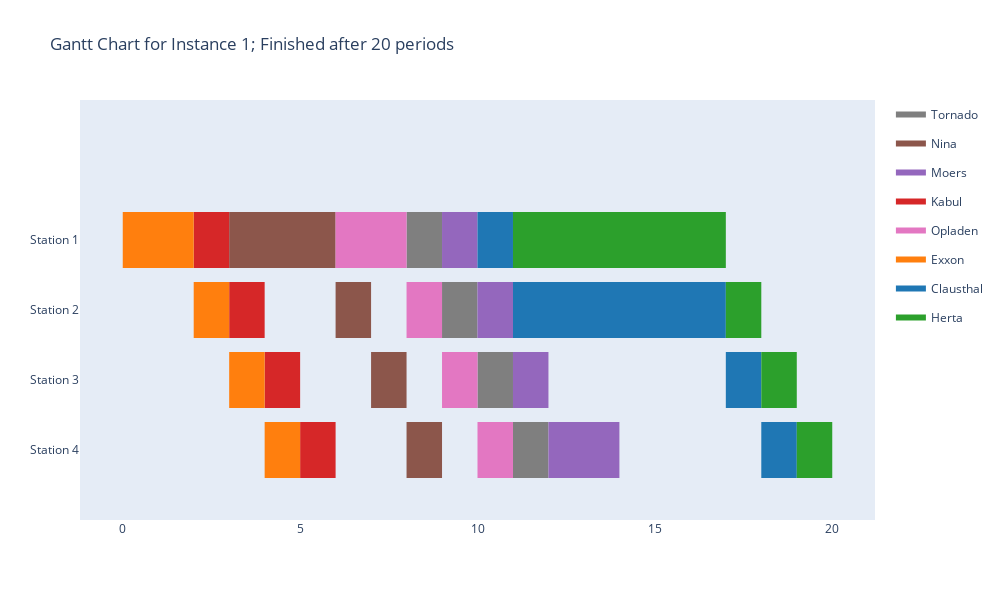
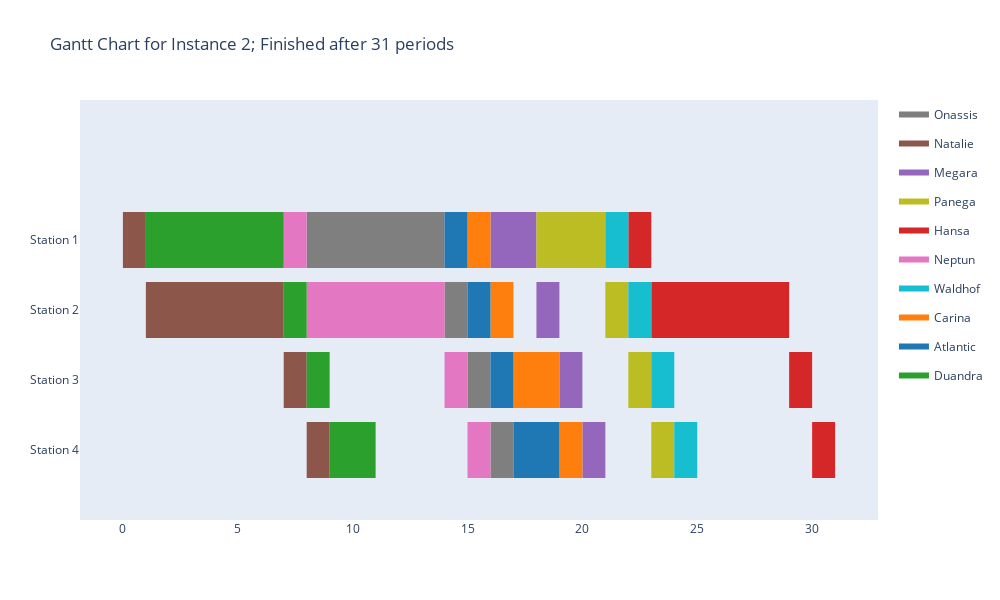
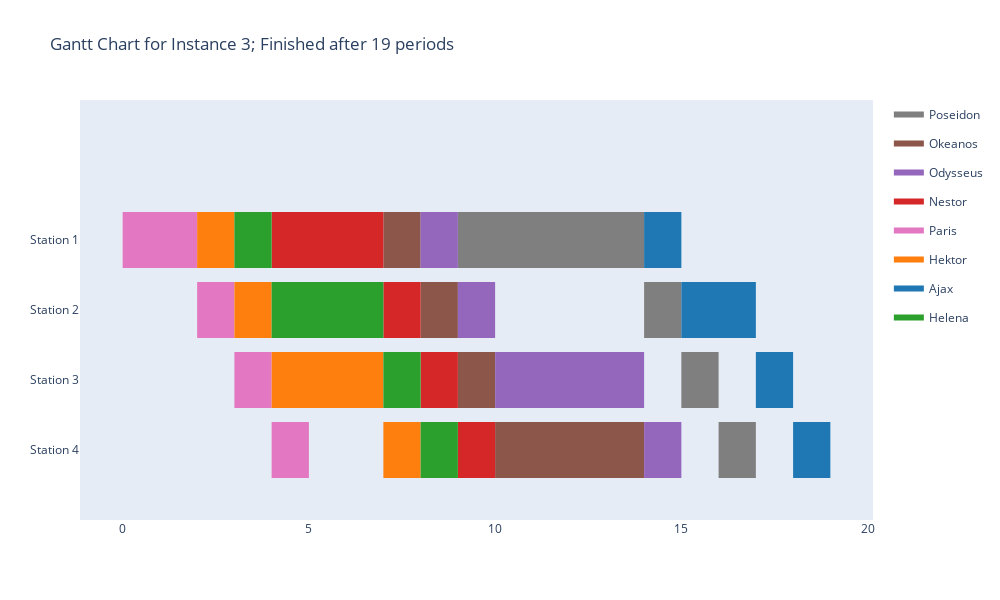
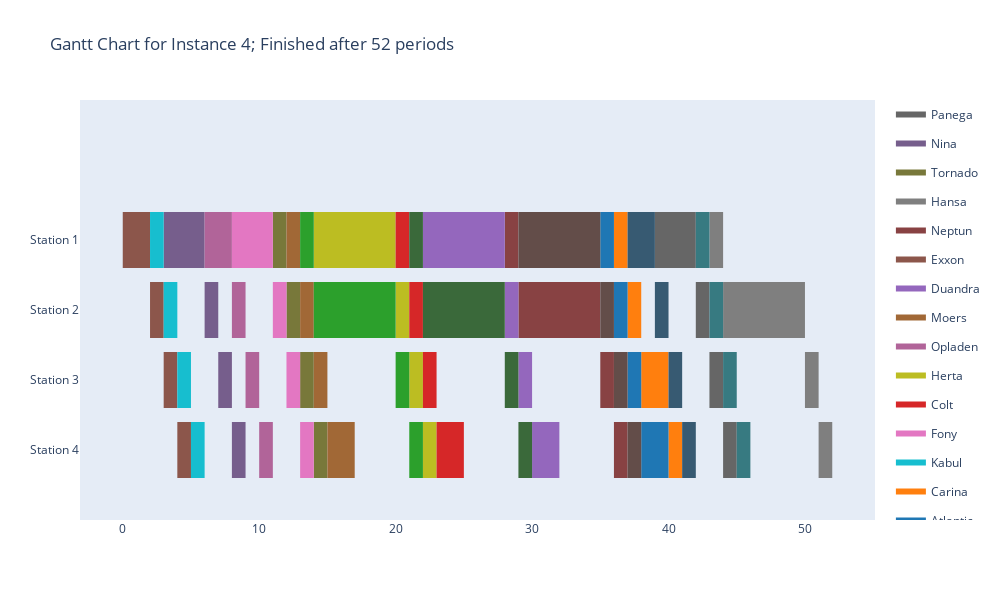

The notebook cell these images were saved under, in order:
### Markdown cell above
### 5. Show results

### Code cell
for problem_nr in range(1,5):

    # (1) load data
    df_ships, df_unloading_time = load_data(problem_nr)

    # (2) derive assigned jetty
    df_ships = derive_assigned_jetty(df_ships, df_unloading_time)

    # (3) schedule jetty
    schedule = schedule_jetty(df_ships.copy())

    # (4) create gantt chart
    gantt = create_gantt_chart(schedule, df_ships, problem_nr)

    display(gantt)

### Figure 1 — Plotly figure (JSON) as saved in the notebook; plotly's stock layout.template omitted (floating-point values rounded to 4 significant figures)
{"data": [{"fill": "toself", "fillcolor": "rgb(127, 127, 127)", "hoverinfo": "name", "legendgroup": "rgb(127, 127, 127)", "mode": "none", "name": "Tornado", "showlegend": true, "type": "scatter", "x": [8, 9, 9, 8, 8, 9, 10, 10, 9, 9, 10, 11, 11, 10, 10, 11, 12, 12, 11], "y": [2.6, 2.6, 3.4, 3.4, null, 1.6, 1.6, 2.4, 2.4, null, 0.6, 0.6, 1.4, 1.4, null, -0.4, -0.4, 0.4, 0.4]}, {"fill": "toself", "fillcolor": "rgb(140, 86, 75)", "hoverinfo": "name", "legendgroup": "rgb(140, 86, 75)", "mode": "none", "name": "Nina", "showlegend": true, "type": "scatter", "x": [3, 6, 6, 3, 3, 6, 7, 7, 6, 6, 7, 8, 8, 7, 7, 8, 9, 9, 8], "y": [2.6, 2.6, 3.4, 3.4, null, 1.6, 1.6, 2.4, 2.4, null, 0.6, 0.6, 1.4, 1.4, null, -0.4, -0.4, 0.4, 0.4]}, {"fill": "toself", "fillcolor": "rgb(148, 103, 189)", "hoverinfo": "name", "legendgroup": "rgb(148, 103, 189)", "mode": "none", "name": "Moers", "showlegend": true, "type": "scatter", "x": [9, 10, 10, 9, 9, 10, 11, 11, 10, 10, 11, 12, 12, 11, 11, 12, 14, 14, 12], "y": [2.6, 2.6, 3.4, 3.4, null, 1.6, 1.6, 2.4, 2.4, null, 0.6, 0.6, 1.4, 1.4, null, -0.4, -0.4, 0.4, 0.4]}, {"fill": "toself", "fillcolor": "rgb(214, 39, 40)", "hoverinfo": "name", "legendgroup": "rgb(214, 39, 40)", "mode": "none", "name": "Kabul", "showlegend": true, "type": "scatter", "x": [2, 3, 3, 2, 2, 3, 4, 4, 3, 3, 4, 5, 5, 4, 4, 5, 6, 6, 5], "y": [2.6, 2.6, 3.4, 3.4, null, 1.6, 1.6, 2.4, 2.4, null, 0.6, 0.6, 1.4, 1.4, null, -0.4, -0.4, 0.4, 0.4]}, {"fill": "toself", "fillcolor": "rgb(227, 119, 194)", "hoverinfo": "name", "legendgroup": "rgb(227, 119, 194)", "mode": "none", "name": "Opladen", "showlegend": true, "type": "scatter", "x": [6, 8, 8, 6, 6, 8, 9, 9, 8, 8, 9, 10, 10, 9, 9, 10, 11, 11, 10], "y": [2.6, 2.6, 3.4, 3.4, null, 1.6, 1.6, 2.4, 2.4, null, 0.6, 0.6, 1.4, 1.4, null, -0.4, -0.4, 0.4, 0.4]}, {"fill": "toself", "fillcolor": "rgb(255, 127, 14)", "hoverinfo": "name", "legendgroup": "rgb(255, 127, 14)", "mode": "none", "name": "Exxon", "showlegend": true, "type": "scatter", "x": [0, 2, 2, 0, 0, 2, 3, 3, 2, 2, 3, 4, 4, 3, 3, 4, 5, 5, 4], "y": [2.6, 2.6, 3.4, 3.4, null, 1.6, 1.6, 2.4, 2.4, null, 0.6, 0.6, 1.4, 1.4, null, -0.4, -0.4, 0.4, 0.4]}, {"fill": "toself", "fillcolor": "rgb(31, 119, 180)", "hoverinfo": "name", "legendgroup": "rgb(31, 119, 180)", "mode": "none", "name": "Clausthal", "showlegend": true, "type": "scatter", "x": [10, 11, 11, 10, 10, 11, 17, 17, 11, 11, 17, 18, 18, 17, 17, 18, 19, 19, 18], "y": [2.6, 2.6, 3.4, 3.4, null, 1.6, 1.6, 2.4, 2.4, null, 0.6, 0.6, 1.4, 1.4, null, -0.4, -0.4, 0.4, 0.4]}, {"fill": "toself", "fillcolor": "rgb(44, 160, 44)", "hoverinfo": "name", "legendgroup": "rgb(44, 160, 44)", "mode": "none", "name": "Herta", "showlegend": true, "type": "scatter", "x": [11, 17, 17, 11, 11, 17, 18, 18, 17, 17, 18, 19, 19, 18, 18, 19, 20, 20, 19], "y": [2.6, 2.6, 3.4, 3.4, null, 1.6, 1.6, 2.4, 2.4, null, 0.6, 0.6, 1.4, 1.4, null, -0.4, -0.4, 0.4, 0.4]}, {"legendgroup": "rgb(127, 127, 127)", "marker": {"color": "rgb(127, 127, 127)", "opacity": 0, "size": 1}, "mode": "markers", "name": "", "showlegend": false, "text": [null, null, null, null, null, null, null, null], "type": "scatter", "x": [8, 9, 9, 10, 10, 11, 11, 12], "y": [3, 3, 2, 2, 1, 1, 0, 0]}, {"legendgroup": "rgb(140, 86, 75)", "marker": {"color": "rgb(140, 86, 75)", "opacity": 0, "size": 1}, "mode": "markers", "name": "", "showlegend": false, "text": [null, null, null, null, null, null, null, null], "type": "scatter", "x": [3, 6, 6, 7, 7, 8, 8, 9], "y": [3, 3, 2, 2, 1, 1, 0, 0]}, {"legendgroup": "rgb(148, 103, 189)", "marker": {"color": "rgb(148, 103, 189)", "opacity": 0, "size": 1}, "mode": "markers", "name": "", "showlegend": false, "text": [null, null, null, null, null, null, null, null], "type": "scatter", "x": [9, 10, 10, 11, 11, 12, 12, 14], "y": [3, 3, 2, 2, 1, 1, 0, 0]}, {"legendgroup": "rgb(214, 39, 40)", "marker": {"color": "rgb(214, 39, 40)", "opacity": 0, "size": 1}, "mode": "markers", "name": "", "showlegend": false, "text": [null, null, null, null, null, null, null, null], "type": "scatter", "x": [2, 3, 3, 4, 4, 5, 5, 6], "y": [3, 3, 2, 2, 1, 1, 0, 0]}, {"legendgroup": "rgb(227, 119, 194)", "marker": {"color": "rgb(227, 119, 194)", "opacity": 0, "size": 1}, "mode": "markers", "name": "", "showlegend": false, "text": [null, null, null, null, null, null, null, null], "type": "scatter", "x": [6, 8, 8, 9, 9, 10, 10, 11], "y": [3, 3, 2, 2, 1, 1, 0, 0]}, {"legendgroup": "rgb(255, 127, 14)", "marker": {"color": "rgb(255, 127, 14)", "opacity": 0, "size": 1}, "mode": "markers", "name": "", "showlegend": false, "text": [null, null, null, null, null, null, null, null], "type": "scatter", "x": [0, 2, 2, 3, 3, 4, 4, 5], "y": [3, 3, 2, 2, 1, 1, 0, 0]}, {"legendgroup": "rgb(31, 119, 180)", "marker": {"color": "rgb(31, 119, 180)", "opacity": 0, "size": 1}, "mode": "markers", "name": "", "showlegend": false, "text": [null, null, null, null, null, null, null, null], "type": "scatter", "x": [10, 11, 11, 17, 17, 18, 18, 19], "y": [3, 3, 2, 2, 1, 1, 0, 0]}, {"legendgroup": "rgb(44, 160, 44)", "marker": {"color": "rgb(44, 160, 44)", "opacity": 0, "size": 1}, "mode": "markers", "name": "", "showlegend": false, "text": [null, null, null, null, null, null, null, null], "type": "scatter", "x": [11, 17, 17, 18, 18, 19, 19, 20], "y": [3, 3, 2, 2, 1, 1, 0, 0]}], "layout": {"autosize": false, "height": 600, "hovermode": "closest", "showlegend": true, "title": {"text": "Gantt Chart for Instance 1; Finished after 20 periods"}, "width": 1000, "xaxis": {"rangeselector": {"buttons": [{"count": 7, "label": "1w", "step": "day", "stepmode": "backward"}, {"count": 1, "label": "1m", "step": "month", "stepmode": "backward"}, {"count": 6, "label": "6m", "step": "month", "stepmode": "backward"}, {"count": 1, "label": "YTD", "step": "year", "stepmode": "todate"}, {"count": 1, "label": "1y", "step": "year", "stepmode": "backward"}, {"step": "all"}]}, "showgrid": false, "type": "linear", "zeroline": false}, "yaxis": {"autorange": false, "range": [-1, 5], "showgrid": false, "ticktext": ["Station 4", "Station 3", "Station 2", "Station 1"], "tickvals": [0, 1, 2, 3], "zeroline": false}}}

### Figure 2 — Plotly figure (JSON) as saved in the notebook; plotly's stock layout.template omitted (floating-point values rounded to 4 significant figures)
{"data": [{"fill": "toself", "fillcolor": "rgb(127, 127, 127)", "hoverinfo": "name", "legendgroup": "rgb(127, 127, 127)", "mode": "none", "name": "Onassis", "showlegend": true, "type": "scatter", "x": [8, 14, 14, 8, 8, 14, 15, 15, 14, 14, 15, 16, 16, 15, 15, 16, 17, 17, 16], "y": [2.6, 2.6, 3.4, 3.4, null, 1.6, 1.6, 2.4, 2.4, null, 0.6, 0.6, 1.4, 1.4, null, -0.4, -0.4, 0.4, 0.4]}, {"fill": "toself", "fillcolor": "rgb(140, 86, 75)", "hoverinfo": "name", "legendgroup": "rgb(140, 86, 75)", "mode": "none", "name": "Natalie", "showlegend": true, "type": "scatter", "x": [0, 1, 1, 0, 0, 1, 7, 7, 1, 1, 7, 8, 8, 7, 7, 8, 9, 9, 8], "y": [2.6, 2.6, 3.4, 3.4, null, 1.6, 1.6, 2.4, 2.4, null, 0.6, 0.6, 1.4, 1.4, null, -0.4, -0.4, 0.4, 0.4]}, {"fill": "toself", "fillcolor": "rgb(148, 103, 189)", "hoverinfo": "name", "legendgroup": "rgb(148, 103, 189)", "mode": "none", "name": "Megara", "showlegend": true, "type": "scatter", "x": [16, 18, 18, 16, 16, 18, 19, 19, 18, 18, 19, 20, 20, 19, 19, 20, 21, 21, 20], "y": [2.6, 2.6, 3.4, 3.4, null, 1.6, 1.6, 2.4, 2.4, null, 0.6, 0.6, 1.4, 1.4, null, -0.4, -0.4, 0.4, 0.4]}, {"fill": "toself", "fillcolor": "rgb(188, 189, 34)", "hoverinfo": "name", "legendgroup": "rgb(188, 189, 34)", "mode": "none", "name": "Panega", "showlegend": true, "type": "scatter", "x": [18, 21, 21, 18, 18, 21, 22, 22, 21, 21, 22, 23, 23, 22, 22, 23, 24, 24, 23], "y": [2.6, 2.6, 3.4, 3.4, null, 1.6, 1.6, 2.4, 2.4, null, 0.6, 0.6, 1.4, 1.4, null, -0.4, -0.4, 0.4, 0.4]}, {"fill": "toself", "fillcolor": "rgb(214, 39, 40)", "hoverinfo": "name", "legendgroup": "rgb(214, 39, 40)", "mode": "none", "name": "Hansa", "showlegend": true, "type": "scatter", "x": [22, 23, 23, 22, 22, 23, 29, 29, 23, 23, 29, 30, 30, 29, 29, 30, 31, 31, 30], "y": [2.6, 2.6, 3.4, 3.4, null, 1.6, 1.6, 2.4, 2.4, null, 0.6, 0.6, 1.4, 1.4, null, -0.4, -0.4, 0.4, 0.4]}, {"fill": "toself", "fillcolor": "rgb(227, 119, 194)", "hoverinfo": "name", "legendgroup": "rgb(227, 119, 194)", "mode": "none", "name": "Neptun", "showlegend": true, "type": "scatter", "x": [7, 8, 8, 7, 7, 8, 14, 14, 8, 8, 14, 15, 15, 14, 14, 15, 16, 16, 15], "y": [2.6, 2.6, 3.4, 3.4, null, 1.6, 1.6, 2.4, 2.4, null, 0.6, 0.6, 1.4, 1.4, null, -0.4, -0.4, 0.4, 0.4]}, {"fill": "toself", "fillcolor": "rgb(23, 190, 207)", "hoverinfo": "name", "legendgroup": "rgb(23, 190, 207)", "mode": "none", "name": "Waldhof", "showlegend": true, "type": "scatter", "x": [21, 22, 22, 21, 21, 22, 23, 23, 22, 22, 23, 24, 24, 23, 23, 24, 25, 25, 24], "y": [2.6, 2.6, 3.4, 3.4, null, 1.6, 1.6, 2.4, 2.4, null, 0.6, 0.6, 1.4, 1.4, null, -0.4, -0.4, 0.4, 0.4]}, {"fill": "toself", "fillcolor": "rgb(255, 127, 14)", "hoverinfo": "name", "legendgroup": "rgb(255, 127, 14)", "mode": "none", "name": "Carina", "showlegend": true, "type": "scatter", "x": [15, 16, 16, 15, 15, 16, 17, 17, 16, 16, 17, 19, 19, 17, 17, 19, 20, 20, 19], "y": [2.6, 2.6, 3.4, 3.4, null, 1.6, 1.6, 2.4, 2.4, null, 0.6, 0.6, 1.4, 1.4, null, -0.4, -0.4, 0.4, 0.4]}, {"fill": "toself", "fillcolor": "rgb(31, 119, 180)", "hoverinfo": "name", "legendgroup": "rgb(31, 119, 180)", "mode": "none", "name": "Atlantic", "showlegend": true, "type": "scatter", "x": [14, 15, 15, 14, 14, 15, 16, 16, 15, 15, 16, 17, 17, 16, 16, 17, 19, 19, 17], "y": [2.6, 2.6, 3.4, 3.4, null, 1.6, 1.6, 2.4, 2.4, null, 0.6, 0.6, 1.4, 1.4, null, -0.4, -0.4, 0.4, 0.4]}, {"fill": "toself", "fillcolor": "rgb(44, 160, 44)", "hoverinfo": "name", "legendgroup": "rgb(44, 160, 44)", "mode": "none", "name": "Duandra", "showlegend": true, "type": "scatter", "x": [1, 7, 7, 1, 1, 7, 8, 8, 7, 7, 8, 9, 9, 8, 8, 9, 11, 11, 9], "y": [2.6, 2.6, 3.4, 3.4, null, 1.6, 1.6, 2.4, 2.4, null, 0.6, 0.6, 1.4, 1.4, null, -0.4, -0.4, 0.4, 0.4]}, {"legendgroup": "rgb(127, 127, 127)", "marker": {"color": "rgb(127, 127, 127)", "opacity": 0, "size": 1}, "mode": "markers", "name": "", "showlegend": false, "text": [null, null, null, null, null, null, null, null], "type": "scatter", "x": [8, 14, 14, 15, 15, 16, 16, 17], "y": [3, 3, 2, 2, 1, 1, 0, 0]}, {"legendgroup": "rgb(140, 86, 75)", "marker": {"color": "rgb(140, 86, 75)", "opacity": 0, "size": 1}, "mode": "markers", "name": "", "showlegend": false, "text": [null, null, null, null, null, null, null, null], "type": "scatter", "x": [0, 1, 1, 7, 7, 8, 8, 9], "y": [3, 3, 2, 2, 1, 1, 0, 0]}, {"legendgroup": "rgb(148, 103, 189)", "marker": {"color": "rgb(148, 103, 189)", "opacity": 0, "size": 1}, "mode": "markers", "name": "", "showlegend": false, "text": [null, null, null, null, null, null, null, null], "type": "scatter", "x": [16, 18, 18, 19, 19, 20, 20, 21], "y": [3, 3, 2, 2, 1, 1, 0, 0]}, {"legendgroup": "rgb(188, 189, 34)", "marker": {"color": "rgb(188, 189, 34)", "opacity": 0, "size": 1}, "mode": "markers", "name": "", "showlegend": false, "text": [null, null, null, null, null, null, null, null], "type": "scatter", "x": [18, 21, 21, 22, 22, 23, 23, 24], "y": [3, 3, 2, 2, 1, 1, 0, 0]}, {"legendgroup": "rgb(214, 39, 40)", "marker": {"color": "rgb(214, 39, 40)", "opacity": 0, "size": 1}, "mode": "markers", "name": "", "showlegend": false, "text": [null, null, null, null, null, null, null, null], "type": "scatter", "x": [22, 23, 23, 29, 29, 30, 30, 31], "y": [3, 3, 2, 2, 1, 1, 0, 0]}, {"legendgroup": "rgb(227, 119, 194)", "marker": {"color": "rgb(227, 119, 194)", "opacity": 0, "size": 1}, "mode": "markers", "name": "", "showlegend": false, "text": [null, null, null, null, null, null, null, null], "type": "scatter", "x": [7, 8, 8, 14, 14, 15, 15, 16], "y": [3, 3, 2, 2, 1, 1, 0, 0]}, {"legendgroup": "rgb(23, 190, 207)", "marker": {"color": "rgb(23, 190, 207)", "opacity": 0, "size": 1}, "mode": "markers", "name": "", "showlegend": false, "text": [null, null, null, null, null, null, null, null], "type": "scatter", "x": [21, 22, 22, 23, 23, 24, 24, 25], "y": [3, 3, 2, 2, 1, 1, 0, 0]}, {"legendgroup": "rgb(255, 127, 14)", "marker": {"color": "rgb(255, 127, 14)", "opacity": 0, "size": 1}, "mode": "markers", "name": "", "showlegend": false, "text": [null, null, null, null, null, null, null, null], "type": "scatter", "x": [15, 16, 16, 17, 17, 19, 19, 20], "y": [3, 3, 2, 2, 1, 1, 0, 0]}, {"legendgroup": "rgb(31, 119, 180)", "marker": {"color": "rgb(31, 119, 180)", "opacity": 0, "size": 1}, "mode": "markers", "name": "", "showlegend": false, "text": [null, null, null, null, null, null, null, null], "type": "scatter", "x": [14, 15, 15, 16, 16, 17, 17, 19], "y": [3, 3, 2, 2, 1, 1, 0, 0]}, {"legendgroup": "rgb(44, 160, 44)", "marker": {"color": "rgb(44, 160, 44)", "opacity": 0, "size": 1}, "mode": "markers", "name": "", "showlegend": false, "text": [null, null, null, null, null, null, null, null], "type": "scatter", "x": [1, 7, 7, 8, 8, 9, 9, 11], "y": [3, 3, 2, 2, 1, 1, 0, 0]}], "layout": {"autosize": false, "height": 600, "hovermode": "closest", "showlegend": true, "title": {"text": "Gantt Chart for Instance 2; Finished after 31 periods"}, "width": 1000, "xaxis": {"rangeselector": {"buttons": [{"count": 7, "label": "1w", "step": "day", "stepmode": "backward"}, {"count": 1, "label": "1m", "step": "month", "stepmode": "backward"}, {"count": 6, "label": "6m", "step": "month", "stepmode": "backward"}, {"count": 1, "label": "YTD", "step": "year", "stepmode": "todate"}, {"count": 1, "label": "1y", "step": "year", "stepmode": "backward"}, {"step": "all"}]}, "showgrid": false, "type": "linear", "zeroline": false}, "yaxis": {"autorange": false, "range": [-1, 5], "showgrid": false, "ticktext": ["Station 4", "Station 3", "Station 2", "Station 1"], "tickvals": [0, 1, 2, 3], "zeroline": false}}}

### Figure 3 — Plotly figure (JSON) as saved in the notebook; plotly's stock layout.template omitted (floating-point values rounded to 4 significant figures)
{"data": [{"fill": "toself", "fillcolor": "rgb(127, 127, 127)", "hoverinfo": "name", "legendgroup": "rgb(127, 127, 127)", "mode": "none", "name": "Poseidon", "showlegend": true, "type": "scatter", "x": [9, 14, 14, 9, 9, 14, 15, 15, 14, 14, 15, 16, 16, 15, 15, 16, 17, 17, 16], "y": [2.6, 2.6, 3.4, 3.4, null, 1.6, 1.6, 2.4, 2.4, null, 0.6, 0.6, 1.4, 1.4, null, -0.4, -0.4, 0.4, 0.4]}, {"fill": "toself", "fillcolor": "rgb(140, 86, 75)", "hoverinfo": "name", "legendgroup": "rgb(140, 86, 75)", "mode": "none", "name": "Okeanos", "showlegend": true, "type": "scatter", "x": [7, 8, 8, 7, 7, 8, 9, 9, 8, 8, 9, 10, 10, 9, 9, 10, 14, 14, 10], "y": [2.6, 2.6, 3.4, 3.4, null, 1.6, 1.6, 2.4, 2.4, null, 0.6, 0.6, 1.4, 1.4, null, -0.4, -0.4, 0.4, 0.4]}, {"fill": "toself", "fillcolor": "rgb(148, 103, 189)", "hoverinfo": "name", "legendgroup": "rgb(148, 103, 189)", "mode": "none", "name": "Odysseus", "showlegend": true, "type": "scatter", "x": [8, 9, 9, 8, 8, 9, 10, 10, 9, 9, 10, 14, 14, 10, 10, 14, 15, 15, 14], "y": [2.6, 2.6, 3.4, 3.4, null, 1.6, 1.6, 2.4, 2.4, null, 0.6, 0.6, 1.4, 1.4, null, -0.4, -0.4, 0.4, 0.4]}, {"fill": "toself", "fillcolor": "rgb(214, 39, 40)", "hoverinfo": "name", "legendgroup": "rgb(214, 39, 40)", "mode": "none", "name": "Nestor", "showlegend": true, "type": "scatter", "x": [4, 7, 7, 4, 4, 7, 8, 8, 7, 7, 8, 9, 9, 8, 8, 9, 10, 10, 9], "y": [2.6, 2.6, 3.4, 3.4, null, 1.6, 1.6, 2.4, 2.4, null, 0.6, 0.6, 1.4, 1.4, null, -0.4, -0.4, 0.4, 0.4]}, {"fill": "toself", "fillcolor": "rgb(227, 119, 194)", "hoverinfo": "name", "legendgroup": "rgb(227, 119, 194)", "mode": "none", "name": "Paris", "showlegend": true, "type": "scatter", "x": [0, 2, 2, 0, 0, 2, 3, 3, 2, 2, 3, 4, 4, 3, 3, 4, 5, 5, 4], "y": [2.6, 2.6, 3.4, 3.4, null, 1.6, 1.6, 2.4, 2.4, null, 0.6, 0.6, 1.4, 1.4, null, -0.4, -0.4, 0.4, 0.4]}, {"fill": "toself", "fillcolor": "rgb(255, 127, 14)", "hoverinfo": "name", "legendgroup": "rgb(255, 127, 14)", "mode": "none", "name": "Hektor", "showlegend": true, "type": "scatter", "x": [2, 3, 3, 2, 2, 3, 4, 4, 3, 3, 4, 7, 7, 4, 4, 7, 8, 8, 7], "y": [2.6, 2.6, 3.4, 3.4, null, 1.6, 1.6, 2.4, 2.4, null, 0.6, 0.6, 1.4, 1.4, null, -0.4, -0.4, 0.4, 0.4]}, {"fill": "toself", "fillcolor": "rgb(31, 119, 180)", "hoverinfo": "name", "legendgroup": "rgb(31, 119, 180)", "mode": "none", "name": "Ajax", "showlegend": true, "type": "scatter", "x": [14, 15, 15, 14, 14, 15, 17, 17, 15, 15, 17, 18, 18, 17, 17, 18, 19, 19, 18], "y": [2.6, 2.6, 3.4, 3.4, null, 1.6, 1.6, 2.4, 2.4, null, 0.6, 0.6, 1.4, 1.4, null, -0.4, -0.4, 0.4, 0.4]}, {"fill": "toself", "fillcolor": "rgb(44, 160, 44)", "hoverinfo": "name", "legendgroup": "rgb(44, 160, 44)", "mode": "none", "name": "Helena", "showlegend": true, "type": "scatter", "x": [3, 4, 4, 3, 3, 4, 7, 7, 4, 4, 7, 8, 8, 7, 7, 8, 9, 9, 8], "y": [2.6, 2.6, 3.4, 3.4, null, 1.6, 1.6, 2.4, 2.4, null, 0.6, 0.6, 1.4, 1.4, null, -0.4, -0.4, 0.4, 0.4]}, {"legendgroup": "rgb(127, 127, 127)", "marker": {"color": "rgb(127, 127, 127)", "opacity": 0, "size": 1}, "mode": "markers", "name": "", "showlegend": false, "text": [null, null, null, null, null, null, null, null], "type": "scatter", "x": [9, 14, 14, 15, 15, 16, 16, 17], "y": [3, 3, 2, 2, 1, 1, 0, 0]}, {"legendgroup": "rgb(140, 86, 75)", "marker": {"color": "rgb(140, 86, 75)", "opacity": 0, "size": 1}, "mode": "markers", "name": "", "showlegend": false, "text": [null, null, null, null, null, null, null, null], "type": "scatter", "x": [7, 8, 8, 9, 9, 10, 10, 14], "y": [3, 3, 2, 2, 1, 1, 0, 0]}, {"legendgroup": "rgb(148, 103, 189)", "marker": {"color": "rgb(148, 103, 189)", "opacity": 0, "size": 1}, "mode": "markers", "name": "", "showlegend": false, "text": [null, null, null, null, null, null, null, null], "type": "scatter", "x": [8, 9, 9, 10, 10, 14, 14, 15], "y": [3, 3, 2, 2, 1, 1, 0, 0]}, {"legendgroup": "rgb(214, 39, 40)", "marker": {"color": "rgb(214, 39, 40)", "opacity": 0, "size": 1}, "mode": "markers", "name": "", "showlegend": false, "text": [null, null, null, null, null, null, null, null], "type": "scatter", "x": [4, 7, 7, 8, 8, 9, 9, 10], "y": [3, 3, 2, 2, 1, 1, 0, 0]}, {"legendgroup": "rgb(227, 119, 194)", "marker": {"color": "rgb(227, 119, 194)", "opacity": 0, "size": 1}, "mode": "markers", "name": "", "showlegend": false, "text": [null, null, null, null, null, null, null, null], "type": "scatter", "x": [0, 2, 2, 3, 3, 4, 4, 5], "y": [3, 3, 2, 2, 1, 1, 0, 0]}, {"legendgroup": "rgb(255, 127, 14)", "marker": {"color": "rgb(255, 127, 14)", "opacity": 0, "size": 1}, "mode": "markers", "name": "", "showlegend": false, "text": [null, null, null, null, null, null, null, null], "type": "scatter", "x": [2, 3, 3, 4, 4, 7, 7, 8], "y": [3, 3, 2, 2, 1, 1, 0, 0]}, {"legendgroup": "rgb(31, 119, 180)", "marker": {"color": "rgb(31, 119, 180)", "opacity": 0, "size": 1}, "mode": "markers", "name": "", "showlegend": false, "text": [null, null, null, null, null, null, null, null], "type": "scatter", "x": [14, 15, 15, 17, 17, 18, 18, 19], "y": [3, 3, 2, 2, 1, 1, 0, 0]}, {"legendgroup": "rgb(44, 160, 44)", "marker": {"color": "rgb(44, 160, 44)", "opacity": 0, "size": 1}, "mode": "markers", "name": "", "showlegend": false, "text": [null, null, null, null, null, null, null, null], "type": "scatter", "x": [3, 4, 4, 7, 7, 8, 8, 9], "y": [3, 3, 2, 2, 1, 1, 0, 0]}], "layout": {"autosize": false, "height": 600, "hovermode": "closest", "showlegend": true, "title": {"text": "Gantt Chart for Instance 3; Finished after 19 periods"}, "width": 1000, "xaxis": {"rangeselector": {"buttons": [{"count": 7, "label": "1w", "step": "day", "stepmode": "backward"}, {"count": 1, "label": "1m", "step": "month", "stepmode": "backward"}, {"count": 6, "label": "6m", "step": "month", "stepmode": "backward"}, {"count": 1, "label": "YTD", "step": "year", "stepmode": "todate"}, {"count": 1, "label": "1y", "step": "year", "stepmode": "backward"}, {"step": "all"}]}, "showgrid": false, "type": "linear", "zeroline": false}, "yaxis": {"autorange": false, "range": [-1, 5], "showgrid": false, "ticktext": ["Station 4", "Station 3", "Station 2", "Station 1"], "tickvals": [0, 1, 2, 3], "zeroline": false}}}

### Figure 4 — Plotly figure (JSON) as saved in the notebook; plotly's stock layout.template omitted (floating-point values rounded to 4 significant figures)
{"data": [{"fill": "toself", "fillcolor": "rgb(102, 102, 102)", "hoverinfo": "name", "legendgroup": "rgb(102, 102, 102)", "mode": "none", "name": "Panega", "showlegend": true, "type": "scatter", "x": [39, 42, 42, 39, 39, 42, 43, 43, 42, 42, 43, 44, 44, 43, 43, 44, 45, 45, 44], "y": [2.6, 2.6, 3.4, 3.4, null, 1.6, 1.6, 2.4, 2.4, null, 0.6, 0.6, 1.4, 1.4, null, -0.4, -0.4, 0.4, 0.4]}, {"fill": "toself", "fillcolor": "rgb(118, 94, 140)", "hoverinfo": "name", "legendgroup": "rgb(118, 94, 140)", "mode": "none", "name": "Nina", "showlegend": true, "type": "scatter", "x": [3, 6, 6, 3, 3, 6, 7, 7, 6, 6, 7, 8, 8, 7, 7, 8, 9, 9, 8], "y": [2.6, 2.6, 3.4, 3.4, null, 1.6, 1.6, 2.4, 2.4, null, 0.6, 0.6, 1.4, 1.4, null, -0.4, -0.4, 0.4, 0.4]}, {"fill": "toself", "fillcolor": "rgb(120, 120, 58)", "hoverinfo": "name", "legendgroup": "rgb(120, 120, 58)", "mode": "none", "name": "Tornado", "showlegend": true, "type": "scatter", "x": [11, 12, 12, 11, 11, 12, 13, 13, 12, 12, 13, 14, 14, 13, 13, 14, 15, 15, 14], "y": [2.6, 2.6, 3.4, 3.4, null, 1.6, 1.6, 2.4, 2.4, null, 0.6, 0.6, 1.4, 1.4, null, -0.4, -0.4, 0.4, 0.4]}, {"fill": "toself", "fillcolor": "rgb(127, 127, 127)", "hoverinfo": "name", "legendgroup": "rgb(127, 127, 127)", "mode": "none", "name": "Hansa", "showlegend": true, "type": "scatter", "x": [43, 44, 44, 43, 43, 44, 50, 50, 44, 44, 50, 51, 51, 50, 50, 51, 52, 52, 51], "y": [2.6, 2.6, 3.4, 3.4, null, 1.6, 1.6, 2.4, 2.4, null, 0.6, 0.6, 1.4, 1.4, null, -0.4, -0.4, 0.4, 0.4]}, {"fill": "toself", "fillcolor": "rgb(136, 66, 67)", "hoverinfo": "name", "legendgroup": "rgb(136, 66, 67)", "mode": "none", "name": "Neptun", "showlegend": true, "type": "scatter", "x": [28, 29, 29, 28, 28, 29, 35, 35, 29, 29, 35, 36, 36, 35, 35, 36, 37, 37, 36], "y": [2.6, 2.6, 3.4, 3.4, null, 1.6, 1.6, 2.4, 2.4, null, 0.6, 0.6, 1.4, 1.4, null, -0.4, -0.4, 0.4, 0.4]}, {"fill": "toself", "fillcolor": "rgb(140, 86, 75)", "hoverinfo": "name", "legendgroup": "rgb(140, 86, 75)", "mode": "none", "name": "Exxon", "showlegend": true, "type": "scatter", "x": [0, 2, 2, 0, 0, 2, 3, 3, 2, 2, 3, 4, 4, 3, 3, 4, 5, 5, 4], "y": [2.6, 2.6, 3.4, 3.4, null, 1.6, 1.6, 2.4, 2.4, null, 0.6, 0.6, 1.4, 1.4, null, -0.4, -0.4, 0.4, 0.4]}, {"fill": "toself", "fillcolor": "rgb(148, 103, 189)", "hoverinfo": "name", "legendgroup": "rgb(148, 103, 189)", "mode": "none", "name": "Duandra", "showlegend": true, "type": "scatter", "x": [22, 28, 28, 22, 22, 28, 29, 29, 28, 28, 29, 30, 30, 29, 29, 30, 32, 32, 30], "y": [2.6, 2.6, 3.4, 3.4, null, 1.6, 1.6, 2.4, 2.4, null, 0.6, 0.6, 1.4, 1.4, null, -0.4, -0.4, 0.4, 0.4]}, {"fill": "toself", "fillcolor": "rgb(161, 104, 54)", "hoverinfo": "name", "legendgroup": "rgb(161, 104, 54)", "mode": "none", "name": "Moers", "showlegend": true, "type": "scatter", "x": [12, 13, 13, 12, 12, 13, 14, 14, 13, 13, 14, 15, 15, 14, 14, 15, 17, 17, 15], "y": [2.6, 2.6, 3.4, 3.4, null, 1.6, 1.6, 2.4, 2.4, null, 0.6, 0.6, 1.4, 1.4, null, -0.4, -0.4, 0.4, 0.4]}, {"fill": "toself", "fillcolor": "rgb(177, 100, 153)", "hoverinfo": "name", "legendgroup": "rgb(177, 100, 153)", "mode": "none", "name": "Opladen", "showlegend": true, "type": "scatter", "x": [6, 8, 8, 6, 6, 8, 9, 9, 8, 8, 9, 10, 10, 9, 9, 10, 11, 11, 10], "y": [2.6, 2.6, 3.4, 3.4, null, 1.6, 1.6, 2.4, 2.4, null, 0.6, 0.6, 1.4, 1.4, null, -0.4, -0.4, 0.4, 0.4]}, {"fill": "toself", "fillcolor": "rgb(188, 189, 34)", "hoverinfo": "name", "legendgroup": "rgb(188, 189, 34)", "mode": "none", "name": "Herta", "showlegend": true, "type": "scatter", "x": [14, 20, 20, 14, 14, 20, 21, 21, 20, 20, 21, 22, 22, 21, 21, 22, 23, 23, 22], "y": [2.6, 2.6, 3.4, 3.4, null, 1.6, 1.6, 2.4, 2.4, null, 0.6, 0.6, 1.4, 1.4, null, -0.4, -0.4, 0.4, 0.4]}, {"fill": "toself", "fillcolor": "rgb(214, 39, 40)", "hoverinfo": "name", "legendgroup": "rgb(214, 39, 40)", "mode": "none", "name": "Colt", "showlegend": true, "type": "scatter", "x": [20, 21, 21, 20, 20, 21, 22, 22, 21, 21, 22, 23, 23, 22, 22, 23, 25, 25, 23], "y": [2.6, 2.6, 3.4, 3.4, null, 1.6, 1.6, 2.4, 2.4, null, 0.6, 0.6, 1.4, 1.4, null, -0.4, -0.4, 0.4, 0.4]}, {"fill": "toself", "fillcolor": "rgb(227, 119, 194)", "hoverinfo": "name", "legendgroup": "rgb(227, 119, 194)", "mode": "none", "name": "Fony", "showlegend": true, "type": "scatter", "x": [8, 11, 11, 8, 8, 11, 12, 12, 11, 11, 12, 13, 13, 12, 12, 13, 14, 14, 13], "y": [2.6, 2.6, 3.4, 3.4, null, 1.6, 1.6, 2.4, 2.4, null, 0.6, 0.6, 1.4, 1.4, null, -0.4, -0.4, 0.4, 0.4]}, {"fill": "toself", "fillcolor": "rgb(23, 190, 207)", "hoverinfo": "name", "legendgroup": "rgb(23, 190, 207)", "mode": "none", "name": "Kabul", "showlegend": true, "type": "scatter", "x": [2, 3, 3, 2, 2, 3, 4, 4, 3, 3, 4, 5, 5, 4, 4, 5, 6, 6, 5], "y": [2.6, 2.6, 3.4, 3.4, null, 1.6, 1.6, 2.4, 2.4, null, 0.6, 0.6, 1.4, 1.4, null, -0.4, -0.4, 0.4, 0.4]}, {"fill": "toself", "fillcolor": "rgb(255, 127, 14)", "hoverinfo": "name", "legendgroup": "rgb(255, 127, 14)", "mode": "none", "name": "Carina", "showlegend": true, "type": "scatter", "x": [36, 37, 37, 36, 36, 37, 38, 38, 37, 37, 38, 40, 40, 38, 38, 40, 41, 41, 40], "y": [2.6, 2.6, 3.4, 3.4, null, 1.6, 1.6, 2.4, 2.4, null, 0.6, 0.6, 1.4, 1.4, null, -0.4, -0.4, 0.4, 0.4]}, {"fill": "toself", "fillcolor": "rgb(31, 119, 180)", "hoverinfo": "name", "legendgroup": "rgb(31, 119, 180)", "mode": "none", "name": "Atlantic", "showlegend": true, "type": "scatter", "x": [35, 36, 36, 35, 35, 36, 37, 37, 36, 36, 37, 38, 38, 37, 37, 38, 40, 40, 38], "y": [2.6, 2.6, 3.4, 3.4, null, 1.6, 1.6, 2.4, 2.4, null, 0.6, 0.6, 1.4, 1.4, null, -0.4, -0.4, 0.4, 0.4]}, {"fill": "toself", "fillcolor": "rgb(44, 160, 44)", "hoverinfo": "name", "legendgroup": "rgb(44, 160, 44)", "mode": "none", "name": "Clausthal", "showlegend": true, "type": "scatter", "x": [13, 14, 14, 13, 13, 14, 20, 20, 14, 14, 20, 21, 21, 20, 20, 21, 22, 22, 21], "y": [2.6, 2.6, 3.4, 3.4, null, 1.6, 1.6, 2.4, 2.4, null, 0.6, 0.6, 1.4, 1.4, null, -0.4, -0.4, 0.4, 0.4]}, {"fill": "toself", "fillcolor": "rgb(55, 122, 129)", "hoverinfo": "name", "legendgroup": "rgb(55, 122, 129)", "mode": "none", "name": "Waldhof", "showlegend": true, "type": "scatter", "x": [42, 43, 43, 42, 42, 43, 44, 44, 43, 43, 44, 45, 45, 44, 44, 45, 46, 46, 45], "y": [2.6, 2.6, 3.4, 3.4, null, 1.6, 1.6, 2.4, 2.4, null, 0.6, 0.6, 1.4, 1.4, null, -0.4, -0.4, 0.4, 0.4]}, {"fill": "toself", "fillcolor": "rgb(55, 90, 114)", "hoverinfo": "name", "legendgroup": "rgb(55, 90, 114)", "mode": "none", "name": "Megara", "showlegend": true, "type": "scatter", "x": [37, 39, 39, 37, 37, 39, 40, 40, 39, 39, 40, 41, 41, 40, 40, 41, 42, 42, 41], "y": [2.6, 2.6, 3.4, 3.4, null, 1.6, 1.6, 2.4, 2.4, null, 0.6, 0.6, 1.4, 1.4, null, -0.4, -0.4, 0.4, 0.4]}, {"fill": "toself", "fillcolor": "rgb(58, 105, 58)", "hoverinfo": "name", "legendgroup": "rgb(58, 105, 58)", "mode": "none", "name": "Natalie", "showlegend": true, "type": "scatter", "x": [21, 22, 22, 21, 21, 22, 28, 28, 22, 22, 28, 29, 29, 28, 28, 29, 30, 30, 29], "y": [2.6, 2.6, 3.4, 3.4, null, 1.6, 1.6, 2.4, 2.4, null, 0.6, 0.6, 1.4, 1.4, null, -0.4, -0.4, 0.4, 0.4]}, {"fill": "toself", "fillcolor": "rgb(99, 77, 73)", "hoverinfo": "name", "legendgroup": "rgb(99, 77, 73)", "mode": "none", "name": "Onassis", "showlegend": true, "type": "scatter", "x": [29, 35, 35, 29, 29, 35, 36, 36, 35, 35, 36, 37, 37, 36, 36, 37, 38, 38, 37], "y": [2.6, 2.6, 3.4, 3.4, null, 1.6, 1.6, 2.4, 2.4, null, 0.6, 0.6, 1.4, 1.4, null, -0.4, -0.4, 0.4, 0.4]}, {"legendgroup": "rgb(102, 102, 102)", "marker": {"color": "rgb(102, 102, 102)", "opacity": 0, "size": 1}, "mode": "markers", "name": "", "showlegend": false, "text": [null, null, null, null, null, null, null, null], "type": "scatter", "x": [39, 42, 42, 43, 43, 44, 44, 45], "y": [3, 3, 2, 2, 1, 1, 0, 0]}, {"legendgroup": "rgb(118, 94, 140)", "marker": {"color": "rgb(118, 94, 140)", "opacity": 0, "size": 1}, "mode": "markers", "name": "", "showlegend": false, "text": [null, null, null, null, null, null, null, null], "type": "scatter", "x": [3, 6, 6, 7, 7, 8, 8, 9], "y": [3, 3, 2, 2, 1, 1, 0, 0]}, {"legendgroup": "rgb(120, 120, 58)", "marker": {"color": "rgb(120, 120, 58)", "opacity": 0, "size": 1}, "mode": "markers", "name": "", "showlegend": false, "text": [null, null, null, null, null, null, null, null], "type": "scatter", "x": [11, 12, 12, 13, 13, 14, 14, 15], "y": [3, 3, 2, 2, 1, 1, 0, 0]}, {"legendgroup": "rgb(127, 127, 127)", "marker": {"color": "rgb(127, 127, 127)", "opacity": 0, "size": 1}, "mode": "markers", "name": "", "showlegend": false, "text": [null, null, null, null, null, null, null, null], "type": "scatter", "x": [43, 44, 44, 50, 50, 51, 51, 52], "y": [3, 3, 2, 2, 1, 1, 0, 0]}, {"legendgroup": "rgb(136, 66, 67)", "marker": {"color": "rgb(136, 66, 67)", "opacity": 0, "size": 1}, "mode": "markers", "name": "", "showlegend": false, "text": [null, null, null, null, null, null, null, null], "type": "scatter", "x": [28, 29, 29, 35, 35, 36, 36, 37], "y": [3, 3, 2, 2, 1, 1, 0, 0]}, {"legendgroup": "rgb(140, 86, 75)", "marker": {"color": "rgb(140, 86, 75)", "opacity": 0, "size": 1}, "mode": "markers", "name": "", "showlegend": false, "text": [null, null, null, null, null, null, null, null], "type": "scatter", "x": [0, 2, 2, 3, 3, 4, 4, 5], "y": [3, 3, 2, 2, 1, 1, 0, 0]}, {"legendgroup": "rgb(148, 103, 189)", "marker": {"color": "rgb(148, 103, 189)", "opacity": 0, "size": 1}, "mode": "markers", "name": "", "showlegend": false, "text": [null, null, null, null, null, null, null, null], "type": "scatter", "x": [22, 28, 28, 29, 29, 30, 30, 32], "y": [3, 3, 2, 2, 1, 1, 0, 0]}, {"legendgroup": "rgb(161, 104, 54)", "marker": {"color": "rgb(161, 104, 54)", "opacity": 0, "size": 1}, "mode": "markers", "name": "", "showlegend": false, "text": [null, null, null, null, null, null, null, null], "type": "scatter", "x": [12, 13, 13, 14, 14, 15, 15, 17], "y": [3, 3, 2, 2, 1, 1, 0, 0]}, {"legendgroup": "rgb(177, 100, 153)", "marker": {"color": "rgb(177, 100, 153)", "opacity": 0, "size": 1}, "mode": "markers", "name": "", "showlegend": false, "text": [null, null, null, null, null, null, null, null], "type": "scatter", "x": [6, 8, 8, 9, 9, 10, 10, 11], "y": [3, 3, 2, 2, 1, 1, 0, 0]}, {"legendgroup": "rgb(188, 189, 34)", "marker": {"color": "rgb(188, 189, 34)", "opacity": 0, "size": 1}, "mode": "markers", "name": "", "showlegend": false, "text": [null, null, null, null, null, null, null, null], "type": "scatter", "x": [14, 20, 20, 21, 21, 22, 22, 23], "y": [3, 3, 2, 2, 1, 1, 0, 0]}, {"legendgroup": "rgb(214, 39, 40)", "marker": {"color": "rgb(214, 39, 40)", "opacity": 0, "size": 1}, "mode": "markers", "name": "", "showlegend": false, "text": [null, null, null, null, null, null, null, null], "type": "scatter", "x": [20, 21, 21, 22, 22, 23, 23, 25], "y": [3, 3, 2, 2, 1, 1, 0, 0]}, {"legendgroup": "rgb(227, 119, 194)", "marker": {"color": "rgb(227, 119, 194)", "opacity": 0, "size": 1}, "mode": "markers", "name": "", "showlegend": false, "text": [null, null, null, null, null, null, null, null], "type": "scatter", "x": [8, 11, 11, 12, 12, 13, 13, 14], "y": [3, 3, 2, 2, 1, 1, 0, 0]}, {"legendgroup": "rgb(23, 190, 207)", "marker": {"color": "rgb(23, 190, 207)", "opacity": 0, "size": 1}, "mode": "markers", "name": "", "showlegend": false, "text": [null, null, null, null, null, null, null, null], "type": "scatter", "x": [2, 3, 3, 4, 4, 5, 5, 6], "y": [3, 3, 2, 2, 1, 1, 0, 0]}, {"legendgroup": "rgb(255, 127, 14)", "marker": {"color": "rgb(255, 127, 14)", "opacity": 0, "size": 1}, "mode": "markers", "name": "", "showlegend": false, "text": [null, null, null, null, null, null, null, null], "type": "scatter", "x": [36, 37, 37, 38, 38, 40, 40, 41], "y": [3, 3, 2, 2, 1, 1, 0, 0]}, {"legendgroup": "rgb(31, 119, 180)", "marker": {"color": "rgb(31, 119, 180)", "opacity": 0, "size": 1}, "mode": "markers", "name": "", "showlegend": false, "text": [null, null, null, null, null, null, null, null], "type": "scatter", "x": [35, 36, 36, 37, 37, 38, 38, 40], "y": [3, 3, 2, 2, 1, 1, 0, 0]}, {"legendgroup": "rgb(44, 160, 44)", "marker": {"color": "rgb(44, 160, 44)", "opacity": 0, "size": 1}, "mode": "markers", "name": "", "showlegend": false, "text": [null, null, null, null, null, null, null, null], "type": "scatter", "x": [13, 14, 14, 20, 20, 21, 21, 22], "y": [3, 3, 2, 2, 1, 1, 0, 0]}, {"legendgroup": "rgb(55, 122, 129)", "marker": {"color": "rgb(55, 122, 129)", "opacity": 0, "size": 1}, "mode": "markers", "name": "", "showlegend": false, "text": [null, null, null, null, null, null, null, null], "type": "scatter", "x": [42, 43, 43, 44, 44, 45, 45, 46], "y": [3, 3, 2, 2, 1, 1, 0, 0]}, {"legendgroup": "rgb(55, 90, 114)", "marker": {"color": "rgb(55, 90, 114)", "opacity": 0, "size": 1}, "mode": "markers", "name": "", "showlegend": false, "text": [null, null, null, null, null, null, null, null], "type": "scatter", "x": [37, 39, 39, 40, 40, 41, 41, 42], "y": [3, 3, 2, 2, 1, 1, 0, 0]}, {"legendgroup": "rgb(58, 105, 58)", "marker": {"color": "rgb(58, 105, 58)", "opacity": 0, "size": 1}, "mode": "markers", "name": "", "showlegend": false, "text": [null, null, null, null, null, null, null, null], "type": "scatter", "x": [21, 22, 22, 28, 28, 29, 29, 30], "y": [3, 3, 2, 2, 1, 1, 0, 0]}, {"legendgroup": "rgb(99, 77, 73)", "marker": {"color": "rgb(99, 77, 73)", "opacity": 0, "size": 1}, "mode": "markers", "name": "", "showlegend": false, "text": [null, null, null, null, null, null, null, null], "type": "scatter", "x": [29, 35, 35, 36, 36, 37, 37, 38], "y": [3, 3, 2, 2, 1, 1, 0, 0]}], "layout": {"autosize": false, "height": 600, "hovermode": "closest", "showlegend": true, "title": {"text": "Gantt Chart for Instance 4; Finished after 52 periods"}, "width": 1000, "xaxis": {"rangeselector": {"buttons": [{"count": 7, "label": "1w", "step": "day", "stepmode": "backward"}, {"count": 1, "label": "1m", "step": "month", "stepmode": "backward"}, {"count": 6, "label": "6m", "step": "month", "stepmode": "backward"}, {"count": 1, "label": "YTD", "step": "year", "stepmode": "todate"}, {"count": 1, "label": "1y", "step": "year", "stepmode": "backward"}, {"step": "all"}]}, "showgrid": false, "type": "linear", "zeroline": false}, "yaxis": {"autorange": false, "range": [-1, 5], "showgrid": false, "ticktext": ["Station 4", "Station 3", "Station 2", "Station 1"], "tickvals": [0, 1, 2, 3], "zeroline": false}}}
